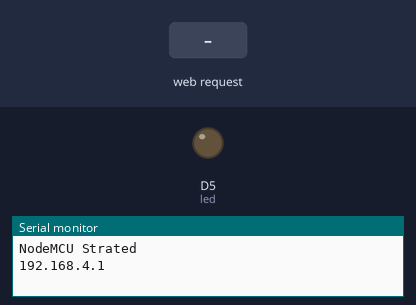
A sketch run on a simulated ESP8266 (NodeMCU). On the bench: output pins drawn as LEDs (lit = HIGH), the last lines printed to the serial monitor. The test bench sets the inputs (shaded band).

Above: at 1.2 s.
1.3 s: HTTP request GET /ledon received
At 1.8 s:
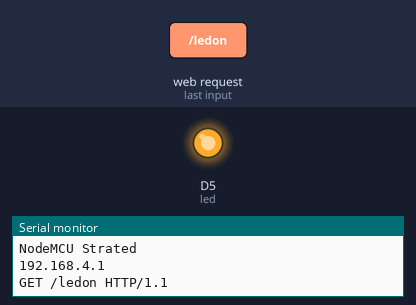
2.8 s: HTTP request GET /ledoff received
At 4.1 s:
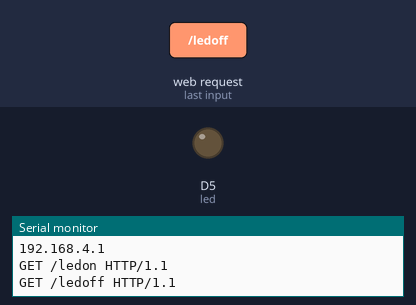
Timing chart, 0 to 5.8 s (numbered marks = the images above; inputs shaded):
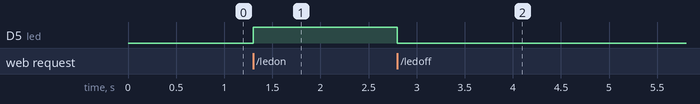

The sketch:

own_wifi_setup.ino
```cpp
#include <ESP8266WiFi.h>

WiFiClient client;
WiFiServer server(80);

#define led D5
String request ;

void setup() {
  // put your setup code here, to run once:
Serial.begin(9600);
WiFi.softAP("DarkMan","Hasup@05"); /// to setup own Wifi
Serial.println();
Serial.println("NodeMCU Strated");
Serial.println(WiFi.softAPIP());  //Own wifi IP Address
server.begin();
pinMode(led,OUTPUT);

}

void loop() {
  // put your main code here, to run repeatedly:
client = server.available();

if (client == 1 )
{
request = client.readStringUntil('\n');
Serial.println(request);
request.trim();
}

if (request == "GET /ledon HTTP/1.1")
{
 digitalWrite(led,HIGH);
}

if (request == "GET /ledoff HTTP/1.1")
{
 digitalWrite(led,LOW);
}

}
```

Measured:
- after the input at 1.3 s, D5 (led): LOW → HIGH at once
- after the input at 2.8 s, D5 (led): HIGH → LOW at once
